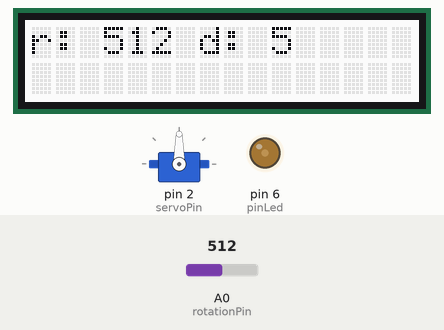
A sketch run on a simulated Arduino Uno, built with avr-gcc and run on an emulated ATmega328P. Parts: servo, 16×2 character LCD, output pins drawn as LEDs (lit = HIGH). The inputs (shaded band) are chosen by the test bench; at power-on: A0 (rotationPin) = 512.

Above: at 1.2 s.
1.3 s: A0 (rotationPin) set to 463
At 1.49 s:
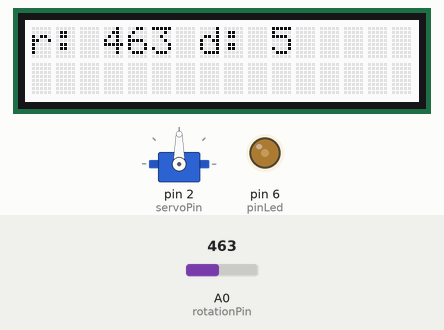
3.7 s: A0 (rotationPin) set to 439
At 3.99 s:
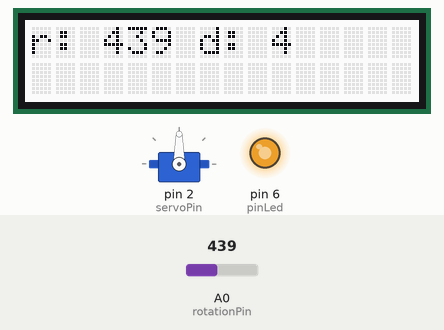
6.2 s: A0 (rotationPin) set to 190
At 6.43 s:
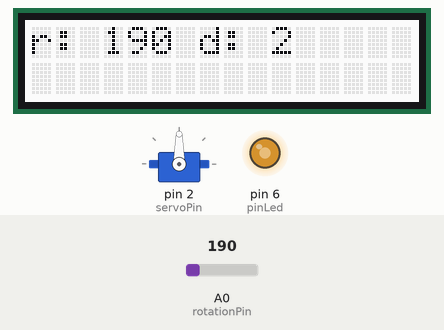
9.2 s: A0 (rotationPin) set to 221
At 9.67 s:
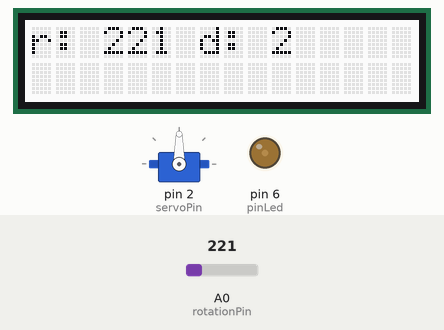
11.0 s: A0 (rotationPin) set to 239
At 11.21 s:
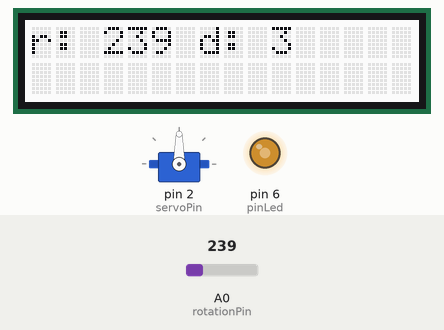
14.0 s: A0 (rotationPin) set to 121
At 14.47 s:
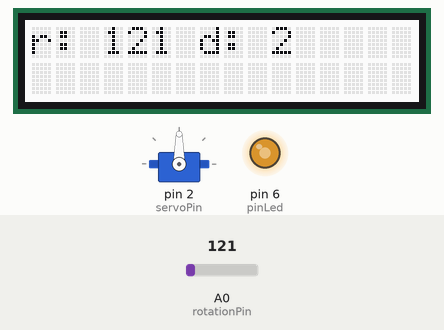
15.8 s: A0 (rotationPin) set to 108
Timing chart, 0 to 64.8 s (numbered marks = the images above; inputs shaded):
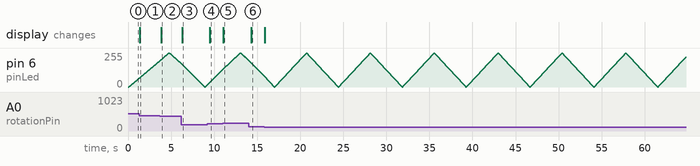

Measured:
- the behaviour switches between 456 and 455 on A0 (rotationPin) (found by bisection; images 1 and 2)
- the behaviour switches between 227 and 228 on A0 (rotationPin) (found by bisection; images 4 and 5)
- after the input at 1.3 s, the display: changes at once (image 1)
- after the input at 3.7 s, the display: changes after 0.14 s (image 2)
- after the input at 6.2 s, the display: changes after 0.08 s (image 3)
- after the input at 9.2 s, the display: changes after 0.32 s (image 4)
- after the input at 11.0 s, the display: changes after 0.06 s (image 5)
- after the input at 14.0 s, the display: changes after 0.32 s (image 6)

The sketch:

Sensors.ino
```cpp
#include <Wire.h>
#include "rgb_lcd.h"
#include <Servo.h>

// MODE
// 1 is sensors to Console
// 2 is matching servo to rotation sensor
// 3 match backlight to room lighting
// 4 pulse LED
#define MODE 4


const int rotationPin = A0;
// Connect the Grove - Button
const int pinButton = 7; // D7
// Connect the Grove - LED
const int pinLed    = 6; // D6
// Defines the pins to which the light sensor and LED are connected.
const int pinLight = A3;
// Echo Pin and Trigger Pin (need both for ping)
const int echoPin = 3; // D3
const int trigPin = 4; // D4
const int servoPin = 2; // D2
const String out_prefix = "Sensors:";

int maximumRange = 200; // Maximum range needed
int minimumRange = 0; // Minimum range needed
int minLightLevel = 1023;
int maxLightLevel = 0;
String outbuff;
Servo myservo;  // create servo object to control a servo

rgb_lcd lcd;

int pos = 0;    // variable to store the servo position

void setup() {
  // Default output string
  outbuff = "";
  // initialize serial communication at 9600 bits per second:
  Serial.begin(9600);
  pinMode(pinButton, INPUT);
  pinMode(pinLed, OUTPUT);
  pinMode(trigPin, OUTPUT);
  pinMode(echoPin, INPUT);
  myservo.attach(servoPin);

  // set up the LCD's number of columns and rows:
  lcd.begin(16, 2);
  // Print a message to the LCD.
  lcd.print("hello, world!");

}

void loop() {

  if ( MODE == 1) {
    doSensors();

  } else if (MODE == 2) {
    doSetServo();

  } else if (MODE == 3) {
    doSetBacklight();

  } else if (MODE == 4) {
    doPulseLED();

  } else {
    delay(10);
    Serial.println("nothing");
  }

}

void doPulseLED() {

  // Get the value the rotation sensor

  int delayValue, rotValue;
  for (int i = 0; i < 256; i++)
  {
    rotValue = analogRead(rotationPin);
    // This takes values from 0 to 1024 and "maps" them to...
    delayValue = map(rotValue, 0 , 1025, 1, 10); //adjust the value...

    lcd.clear();
    lcd.print("r: " + String(rotValue));
    lcd.print(" d: " + String(delayValue));

    analogWrite(pinLed, i);
    delay(delayValue);
  }
  delay(delayValue*20);

  for (int i = 254; i >= 0; i--)
  {

    rotValue = analogRead(rotationPin);
    // This takes values from 0 to 1024 and "maps" them to...
    delayValue = map(rotValue, 0 , 1025, 1, 10); //adjust the value...

    lcd.clear();
    lcd.print("r: " + String(rotValue));
    lcd.print(" d: " + String(delayValue));
    analogWrite(pinLed, i);
    delay(delayValue);
  }
  delay(delayValue*30);
}


int detectLight() {
  // Gets from 0 - 1023
  int lightValue = analogRead(pinLight);
  // Track the minimum recorded light level
  if (lightValue < minLightLevel) {
    minLightLevel = lightValue;
  }
  if (lightValue > maxLightLevel) {
    maxLightLevel = lightValue;
  }
  return lightValue;
}

void doSetBacklight() {

  int lightValue = detectLight();

  // Use the minimum light level so we use the full range
  unsigned char backlight = map(lightValue, minLightLevel, maxLightLevel, 255, 0); //adjust the value to 0-255

  addToBuff("back", backlight);
  printBuff();

  lcd.setPWM(REG_RED, backlight);
  lcd.setPWM(REG_GREEN, backlight);
  lcd.setPWM(REG_BLUE, backlight);

  lcd.clear();
  lcd.print("lv: " + String(lightValue));
  lcd.print(" bl: " + String(backlight));
  //lcd.print("foo");

  delay(10);

}


void setServo( int deg ) {
  // WARNING, do not set above 180 or below 0.
  if (deg < 0 | deg > 180 ) return;
  myservo.write(deg);
  delay(30);
}

void doSetServo() {

  int rotValue = analogRead(rotationPin);
  // This takes values from 0 to 1024 and "maps" them to 0 to 180.
  pos = map(rotValue, 0 , 1024, 0, 180); //adjust the value to 0-180

  // send the servo to the position
  setServo(pos);
}


void doSensors() {

  int buttonValue = digitalRead(pinButton);

  // Read the value of the light sensor. The light sensor is an analog sensor.
  int lightValue = analogRead(pinLight);

  int pingValue = pingDistance();

  int rotValue = analogRead(rotationPin);

  addToBuff( "button", buttonValue );
  addToBuff( "light", lightValue );
  addToBuff( "ping", pingValue );
  addToBuff( "rot", rotValue );


  // Debug outputs
  printBuff();

  delay(50);        // delay in between reads for stability
}

void printBuff() {
  Serial.println(outbuff);
  outbuff = "";
  return;
}
void addToBuff( String nam, int val) {
  outbuff += nam;
  outbuff += ": ";
  outbuff += val;
  outbuff += " ";
  return;
}


long pingDistance() {

  long duration, distance; // Duration used to calculate distance
  /* The following trigPin/echoPin cycle is used to determine the
    distance of the nearest object by bouncing soundwaves off of it. */
  digitalWrite(trigPin, LOW);
  delayMicroseconds(2);

  digitalWrite(trigPin, HIGH);
  delayMicroseconds(10);

  digitalWrite(trigPin, LOW);
  duration = pulseIn(echoPin, HIGH);

  //Calculate the distance (in cm) based on the speed of sound.
  distance = duration / 58.2;

  if (distance >= maximumRange || distance <= minimumRange) {
    /* Send a negative number to computer and Turn LED ON
      to indicate "out of range" */
    //Serial.println("-1 out of range");
    //digitalWrite(LEDPin, HIGH);
    distance = -1;
  }
  else {
    /* Send the distance to the computer using Serial protocol, and
      turn LED OFF to indicate successful reading. */
    //Serial.println(distance);
    //digitalWrite(LEDPin, LOW);
  }

  return distance;

}
```
